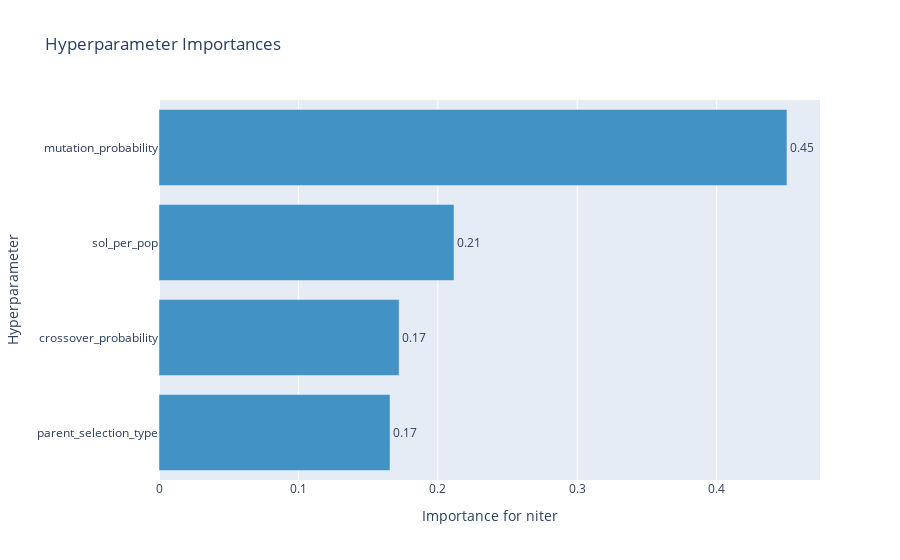

Notebook cell for this chart:
### Code cell
optuna.visualization.plot_param_importances(study, target=lambda t: t.values[0], target_name="niter")

### Figure 1 — Plotly figure (JSON) as saved in the notebook; plotly's stock layout.template omitted (floating-point values rounded to 4 significant figures)
{"data": [{"cliponaxis": false, "hovertemplate": ["parent_selection_type (CategoricalDistribution): 0.16572270196812716<extra></extra>", "crossover_probability (FloatDistribution): 0.17223076677607685<extra></extra>", "sol_per_pop (IntDistribution): 0.2116129389670656<extra></extra>", "mutation_probability (FloatDistribution): 0.4504335922887304<extra></extra>"], "marker": {"color": "rgb(66,146,198)"}, "orientation": "h", "text": ["0.17", "0.17", "0.21", "0.45"], "textposition": "outside", "type": "bar", "x": [0.1657, 0.1722, 0.2116, 0.4504], "y": ["parent_selection_type", "crossover_probability", "sol_per_pop", "mutation_probability"]}], "layout": {"showlegend": false, "title": {"text": "Hyperparameter Importances"}, "xaxis": {"title": {"text": "Importance for niter"}}, "yaxis": {"title": {"text": "Hyperparameter"}}}}
